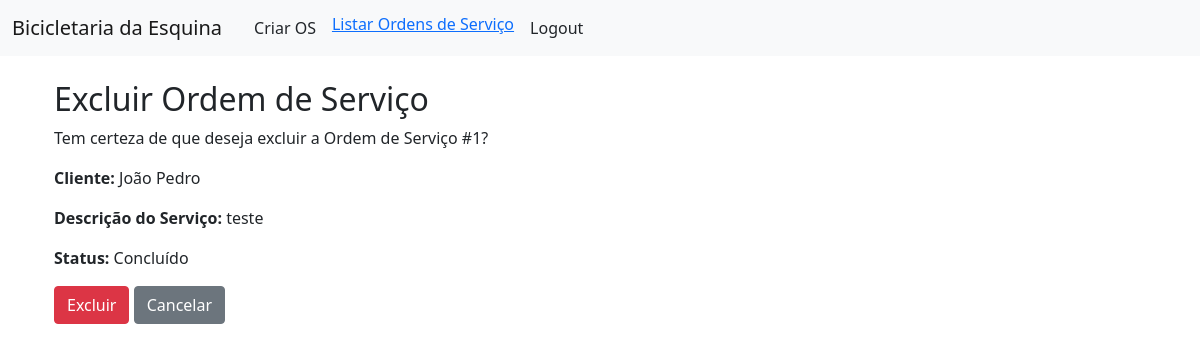
The page /ordens_servico/excluir/1/ (signed in) on the database its author committed.
### ordens_servico/models.py (models this page shows, shortened)
class OrdemServico(models.Model):
    STATUS_CHOICES = [
        ('pendente', 'Pendente'),
        ('concluido', 'Concluído'),
        ('cancelado', 'Cancelado'),
    ]
    cliente = models.CharField("Nome do Cliente", max_length=100)
    descricao_servico = models.TextField("Descrição do Serviço")
    data = models.DateTimeField("Data do Serviço", default=now)
    status = models.CharField("Status", max_length=20, choices=STATUS_CHOICES, default='pendente')
    valor_total = models.DecimalField("Valor Total", max_digits=10, decimal_places=2, blank=True, null=True)
    produtos_usados = models.ManyToManyField('estoque.Produto', through='ProdutoOrdemServico', blank=True)
    funcionario = models.ForeignKey(User, on_delete=models.CASCADE, verbose_name="Funcionário", related_name="ordens_servico")

### ordens_servico/views.py (the view)
# urls.py: path('excluir/<int:pk>/', views.excluir_ordem_servico, name='excluir_os'),
@login_required
@permission_required('ordens_servico.delete_ordemservico', raise_exception=True)
def excluir_ordem_servico(request, pk):
    ordem_servico = get_object_or_404(OrdemServico, pk=pk)
    if request.method == "POST":
        ordem_servico.delete()
        messages.success(request, "Ordem de Serviço excluída com sucesso!")
        return redirect(reverse('ordens_servico:listar_os'))
    return render(request, 'ordens_servico/confirmar_exclusao.html', {'ordem_servico': ordem_servico})

### ordens_servico/templates/ordens_servico/confirmar_exclusao.html (shortened to what this page needs)
{% extends 'base.html' %}
{% block content %}
<div class="container mt-4">
    <h2>Excluir Ordem de Serviço</h2>
    <p>Tem certeza de que deseja excluir a Ordem de Serviço #{{ ordem_servico.id }}?</p>
    <p><strong>Cliente:</strong> {{ ordem_servico.cliente }}</p>
    <p><strong>Descrição do Serviço:</strong> {{ ordem_servico.descricao_servico }}</p>
    <p><strong>Status:</strong> {{ ordem_servico.get_status_display }}</p>
    <form method="post">
        <button type="submit" class="btn btn-danger">Excluir</button>
        <a href="{% url 'ordens_servico:detalhes_ordem_servico' ordem_servico.id %}" class="btn btn-secondary">Cancelar</a>
    </form>
</div>
{% endblock %}

### rows shown on the page
OrdemServico: id "1", cliente "João Pedro", descricao_servico "teste", status "Concluído"
